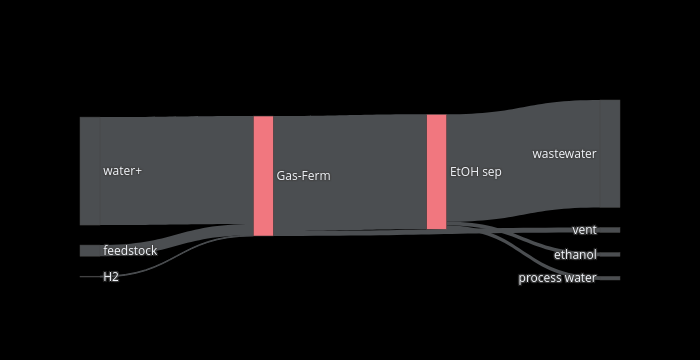

The notebook cell this image was saved under:
### Code cell
create_sankey_plot('BFG/H2e', width=700, height=360)

### Figure 1 — Plotly figure (JSON) as saved in the notebook; plotly's stock layout.template omitted (floating-point values rounded to 4 significant figures)
{"data": [{"link": {"color": ["rgba(75, 78, 81, 1.0)", "rgba(75, 78, 81, 1.0)", "rgba(75, 78, 81, 1.0)", "rgba(75, 78, 81, 1.0)", "rgba(75, 78, 81, 1.0)", "rgba(75, 78, 81, 1.0)", "rgba(75, 78, 81, 1.0)", "rgba(75, 78, 81, 1.0)"], "source": [0, 2, 3, 4, 0, 1, 1, 1], "target": [1, 0, 0, 0, 5, 6, 7, 8], "value": [1838000.0, 12890.0, 178600.0, 1728000.0, 81210.0, 60700.0, 1720000.0, 58740.0]}, "node": {"color": ["rgba(241, 119, 127, 1.0)", "rgba(241, 119, 127, 1.0)", "rgba(75, 78, 81, 1.0)", "rgba(75, 78, 81, 1.0)", "rgba(75, 78, 81, 1.0)", "rgba(75, 78, 81, 1.0)", "rgba(75, 78, 81, 1.0)", "rgba(75, 78, 81, 1.0)", "rgba(75, 78, 81, 1.0)"], "label": ["Gas-Ferm", "EtOH sep", "H2", "feedstock", "water+", "vent", "ethanol", "wastewater", "process water"]}, "orientation": "h", "type": "sankey"}], "layout": {"font": {"size": 12}, "height": 360, "paper_bgcolor": "#000000", "width": 700}}
